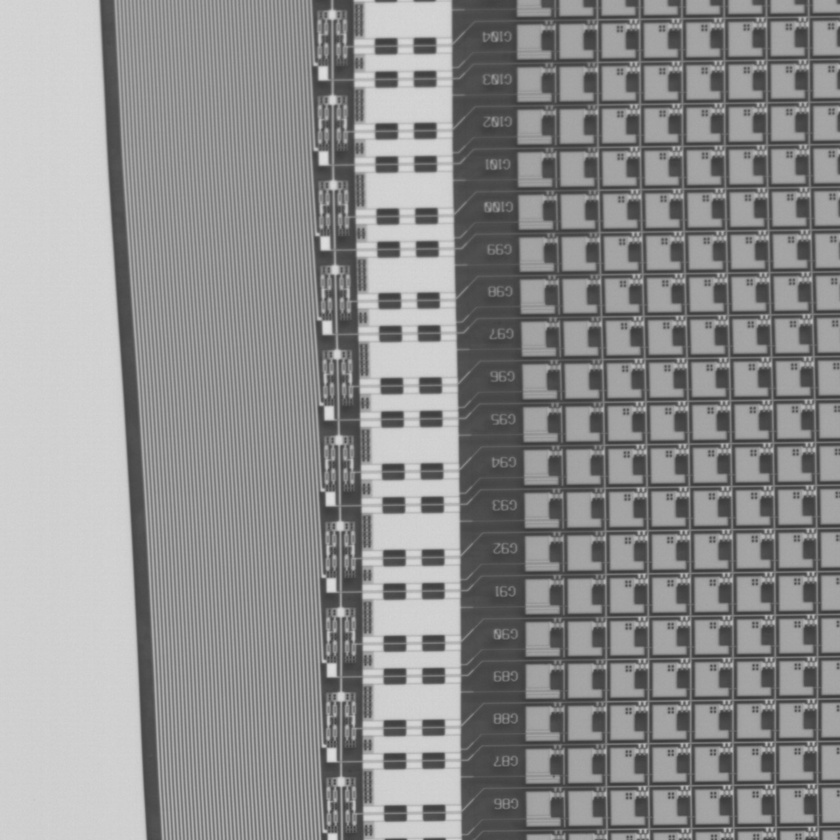
#> input picture Unsupervised-Segmentation/mytryimage/边界左中1280.jpg, 840 x 840 px, shrunk from 1280 x 1280 before the run
$ python RAGthresholding.py
#> lines starting #> are read from the running program, lines starting #| are printed output that depends on the picture
from skimage import data, segmentation, color, io
from skimage import graph
from matplotlib import pyplot as plt
import time


#img = data.coffee()
# 读取我的图像
# img= io.imread('mytryimage/woof.jpg', as_gray=True)
starttime = time.time()
img= io.imread('mytryimage/边界左中1280.jpg')
#> img is the input picture: shape (840, 840, 3); min 56, max 222, mean 142.4

# slic将图片划分为区域，其中compactness越大形状越规则，n_segments越大每个区域越小
labels1 = segmentation.slic(img, compactness=240, n_segments=120, start_label=1)
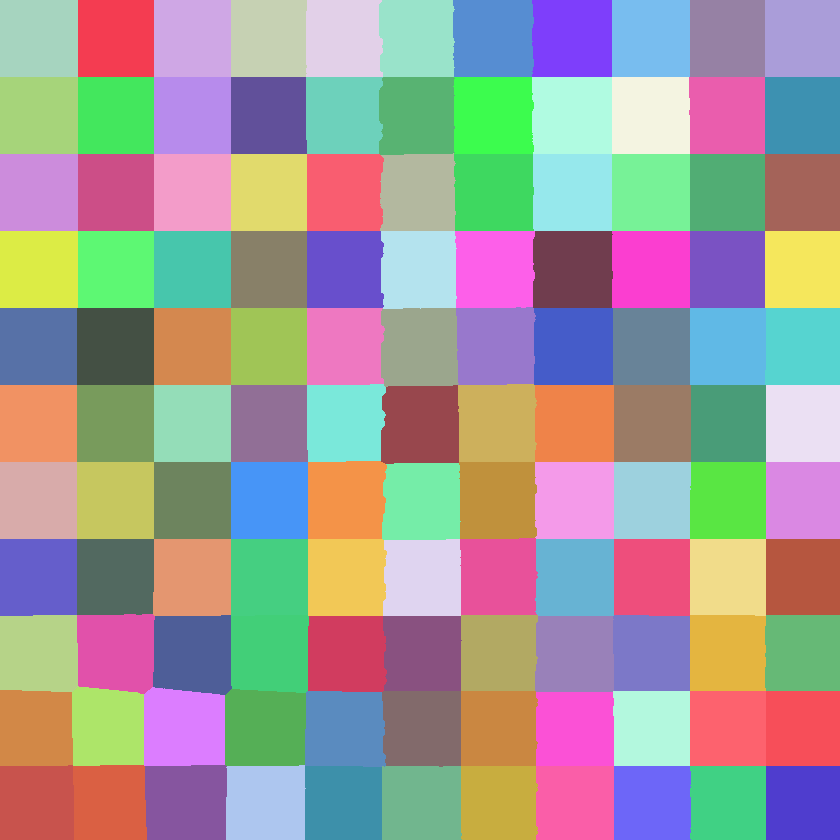
#> labels1: shape (840, 840) int64; 121 distinct labels, from 1 to 121; one colour per label, 0 black
# 上面生成了标签图像，该标签将图片划分成不同的区域，每个区域都有对应的编号，下面的代码将标签映射到图像上，取得是每个区域的平均值
out1 = color.label2rgb(labels1, img, kind='avg', bg_label=0)
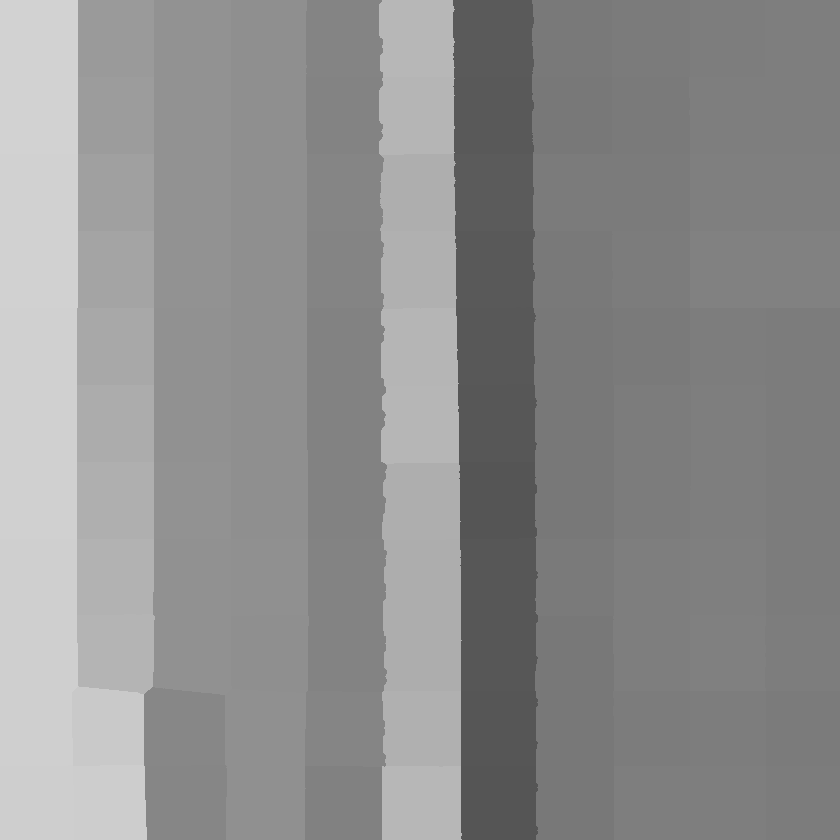
#> out1: shape (840, 840, 3); min 85, max 210, mean 141.9

endtime1 = time.time()

runtime1 = endtime1 - starttime

g = graph.rag_mean_color(img, labels1)
labels2 = graph.cut_threshold(labels1, g, 29)
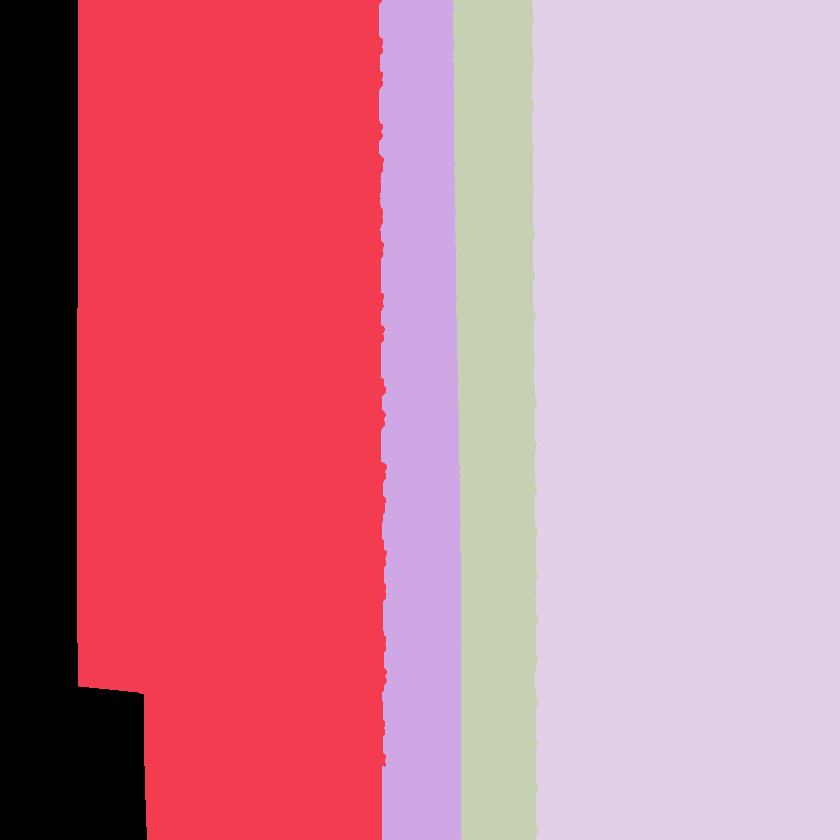
#> labels2: shape (840, 840) int64; 5 distinct labels, from 0 to 4; one colour per label, 0 black
out2 = color.label2rgb(labels2, img, kind='avg', bg_label=0)
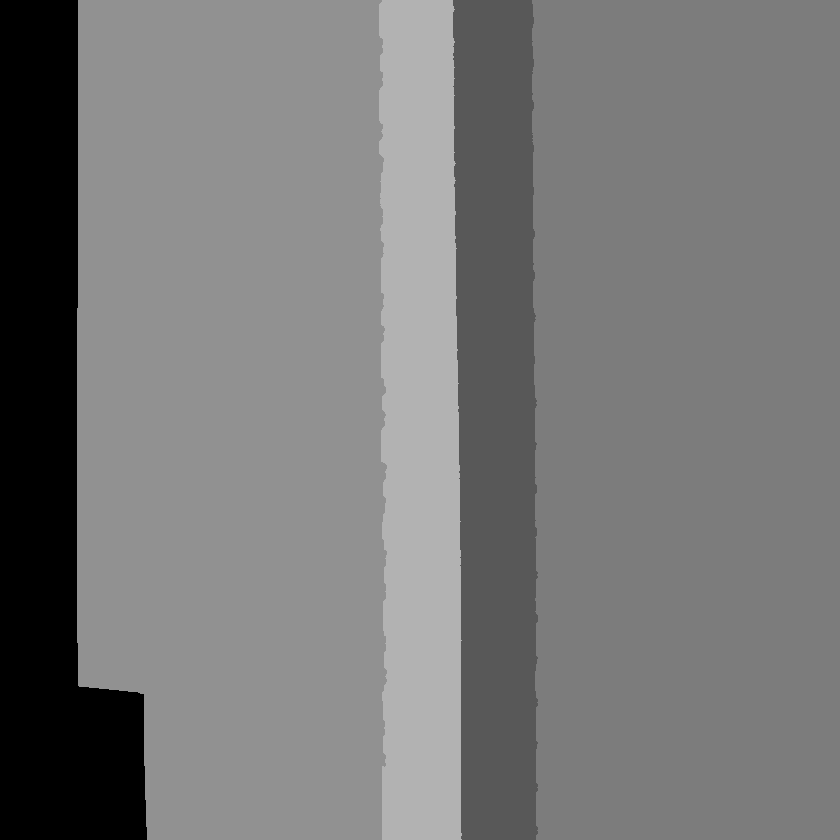
#> out2: shape (840, 840, 3); min 0, max 178, mean 119.7

endtime2 = time.time()

runtime2 = endtime2 - starttime

fig, ax = plt.subplots(nrows=4, sharex=True, sharey=True, figsize=(6, 8))

print("endtime1 = ", runtime1, "endtime2 = ", runtime2)

ax[0].imshow(out1)
ax[1].imshow(out2)
# ax[2].imshow(labels1)
# ax[3].imshow(labels2)

for a in ax:
    a.axis('off')

plt.tight_layout()
#plt.show()

$ run again, with Unsupervised-Segmentation/mytryimage/边界左中340.jpg copied over Unsupervised-Segmentation/mytryimage/边界左中1280.jpg
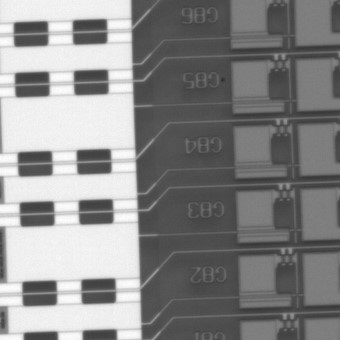
#> input picture Unsupervised-Segmentation/mytryimage/边界左中340.jpg, 340 x 340 px
#> img is the input picture: shape (340, 340, 3); min 46, max 255, mean 137
#> labels1: shape (340, 340) int64; 121 distinct labels, from 1 to 121
#> `labels2 = graph.cut_threshold(labels1, g, 29)`:
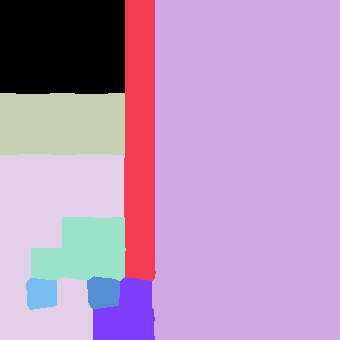
#> labels2: shape (340, 340) int64; 9 distinct labels, from 0 to 8; one colour per label, 0 black
#> `out2 = color.label2rgb(labels2, img, kind='avg', bg_label=0)`:
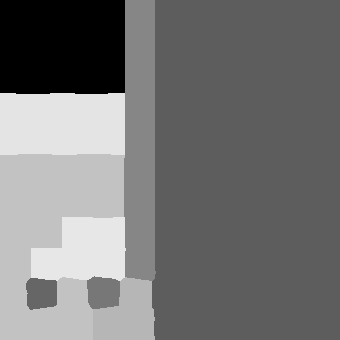
#> out2: shape (340, 340, 3); min 0, max 231, mean 117.1

$ run again, with Unsupervised-Segmentation/mytryimage/aerial.jpg copied over Unsupervised-Segmentation/mytryimage/边界左中1280.jpg
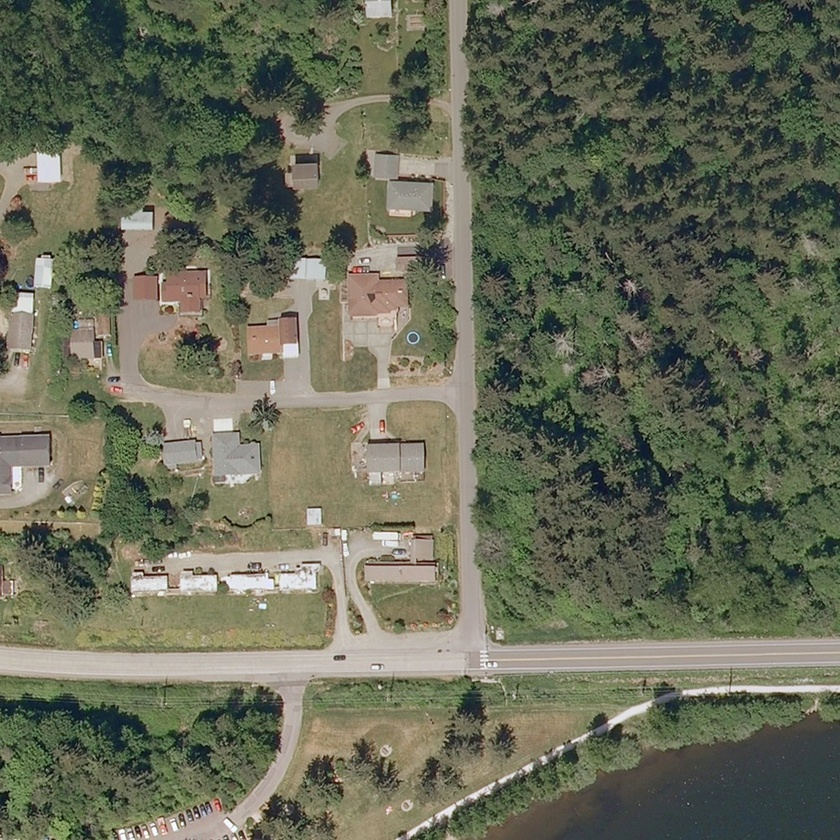
#> input picture Unsupervised-Segmentation/mytryimage/aerial.jpg, 840 x 840 px, shrunk from 1000 x 1000 before the run
#> img is the input picture: shape (840, 840, 3); mean R, G, B 103.2, 106.6, 87.5
#> labels1: shape (840, 840) int64; 121 distinct labels, from 1 to 121
#> `labels2 = graph.cut_threshold(labels1, g, 29)`:
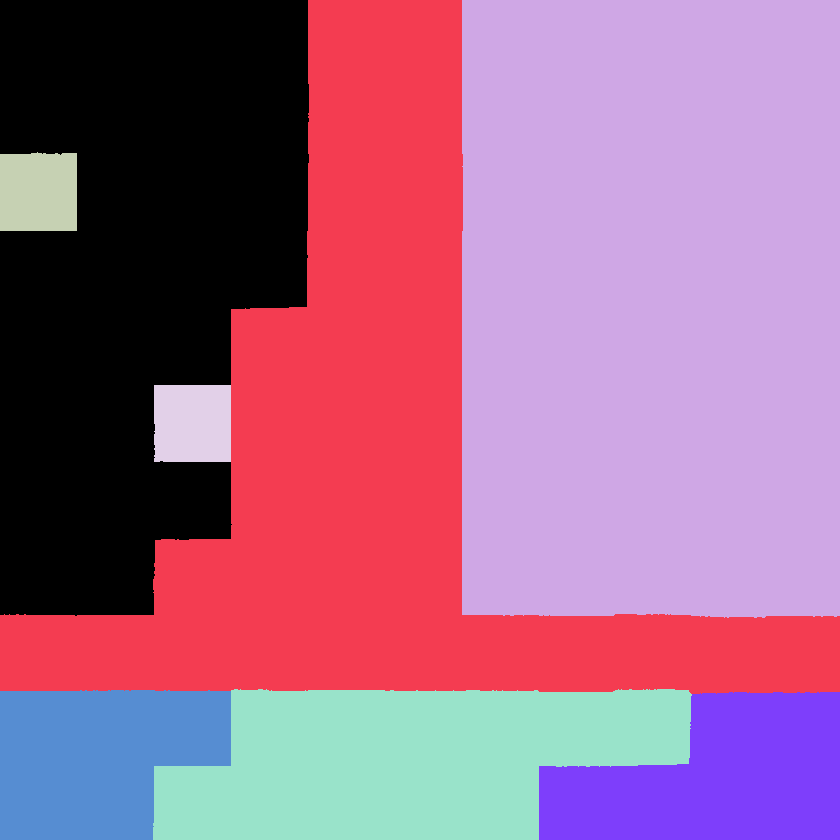
#> labels2: shape (840, 840) int64; 8 distinct labels, from 0 to 7; one colour per label, 0 black
#> `out2 = color.label2rgb(labels2, img, kind='avg', bg_label=0)`:
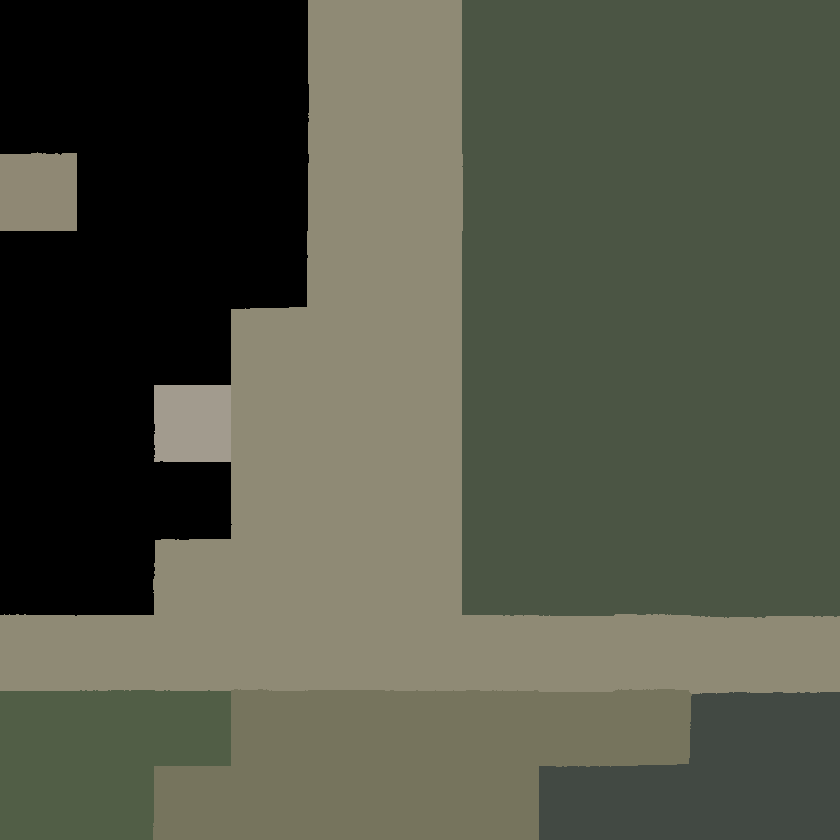
#> out2: shape (840, 840, 3); mean R, G, B 82.3, 84.9, 70.1
